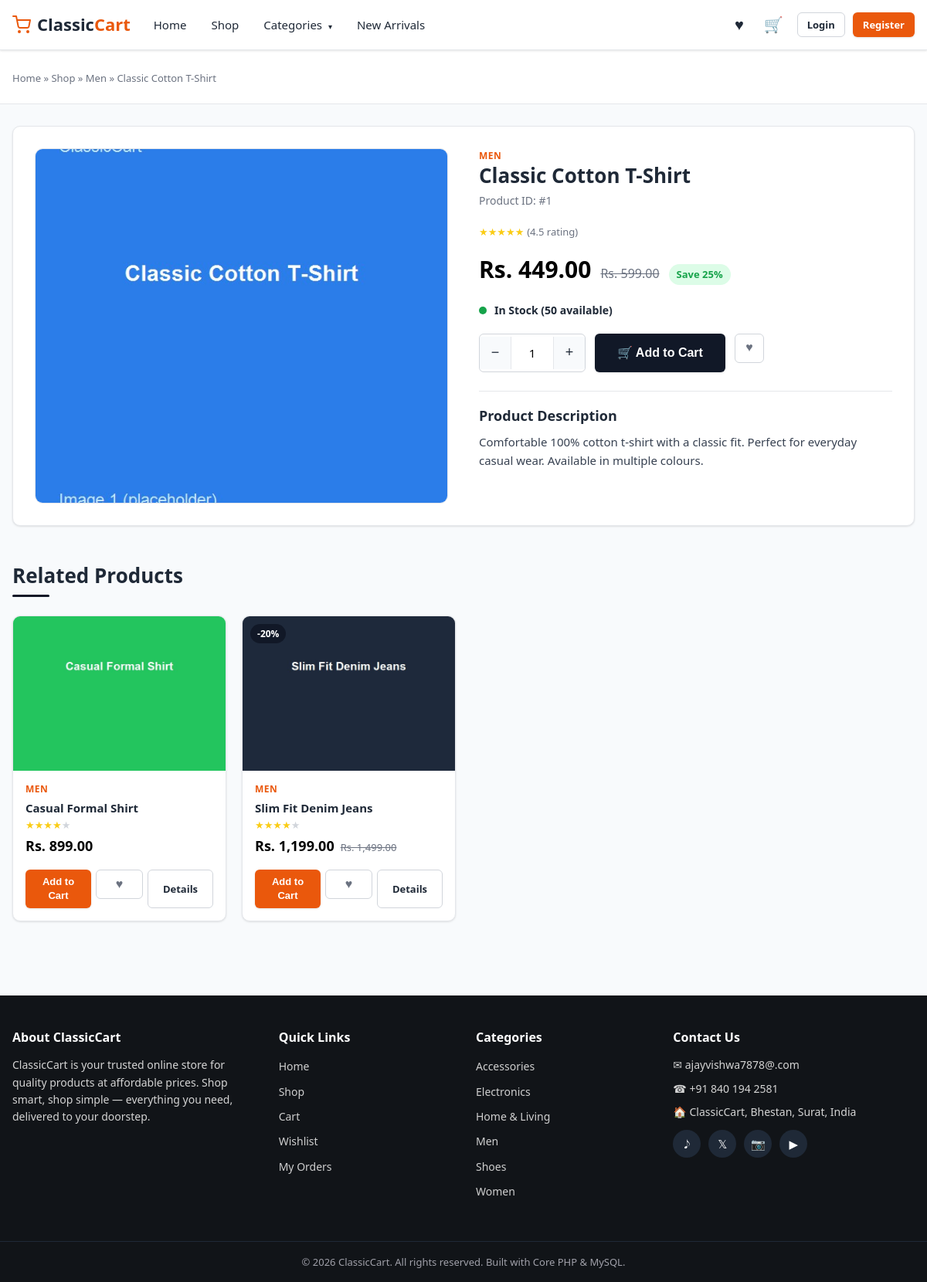
Screenshot of /product.php?id=1 with the database file from the repository.
### tables this page shows
CREATE TABLE `products` (
  `id` INT(11) NOT NULL AUTO_INCREMENT,
  `category_id` INT(11) NOT NULL,
  `name` VARCHAR(200) NOT NULL,
  `description` TEXT DEFAULT NULL,
  `price` DECIMAL(10,2) NOT NULL DEFAULT 0.00,
  `discount_price` DECIMAL(10,2) DEFAULT NULL,
  `stock` INT(11) NOT NULL DEFAULT 0,
  `image` VARCHAR(255) NOT NULL,
  `rating` DECIMAL(2,1) NOT NULL DEFAULT 0.0,
  `status` TINYINT(1) NOT NULL DEFAULT 1 COMMENT '1 = active, 0 = inactive',
  `created_at` TIMESTAMP NOT NULL DEFAULT CURRENT_TIMESTAMP,
  `updated_at` TIMESTAMP NOT NULL DEFAULT CURRENT_TIMESTAMP ON UPDATE CURRENT_TIMESTAMP,
  PRIMARY KEY (`id`),
  KEY `idx_product_category` (`category_id`),
  CONSTRAINT `fk_product_category` FOREIGN KEY (`category_id`) REFERENCES `categories` (`id`) ON DELETE RESTRICT ON UPDATE CASCADE
);

CREATE TABLE `categories` (
  `id` INT(11) NOT NULL AUTO_INCREMENT,
  `name` VARCHAR(100) NOT NULL,
  `image` VARCHAR(255) DEFAULT NULL,
  `description` TEXT DEFAULT NULL,
  `status` TINYINT(1) NOT NULL DEFAULT 1 COMMENT '1 = active, 0 = inactive',
  `created_at` TIMESTAMP NOT NULL DEFAULT CURRENT_TIMESTAMP,
  PRIMARY KEY (`id`),
  UNIQUE KEY `uq_category_name` (`name`)
);

### config/database.php (called while the page is built, shortened)
<?php
function db(): PDO
{
    static $pdo = null;
    if ($pdo === null) {
        try {
            $pdo = new PDO(
                'mysql:host=' . DB_HOST . ';dbname=' . DB_NAME . ';charset=utf8mb4',
                DB_USER,
                DB_PASS,
                array(
                    PDO::ATTR_ERRMODE            => PDO::ERRMODE_EXCEPTION,
                    PDO::ATTR_DEFAULT_FETCH_MODE => PDO::FETCH_ASSOC,
                    PDO::ATTR_EMULATE_PREPARES   => false,
                )
            );
        } catch (PDOException $e) {
            die('Database connection could not be established. Please check your configuration in config/database.php and make sure the database was imported.');
        }
    }
    return $pdo;
}

### product.php (the view, shortened to what this page needs)
<?php
$id = (int)($_GET['id'] ?? 0);
$product = get_product($id, true);
    ?>
    <?php
$inWishlist = false;
$stmt = db()->prepare(
    'SELECT p.*, c.name AS category_name
     FROM products p JOIN categories c ON c.id = p.category_id
     WHERE p.category_id = ? AND p.id != ? AND p.status = 1
     ORDER BY RAND() LIMIT 4'
);
$stmt->execute(array($product['category_id'], $product['id']));
$related = $stmt->fetchAll();
$percent    = discount_percent($product['price'], $product['discount_price']);
$outOfStock = ((int)$product['stock'] <= 0);
include 'includes/header.php';
?>
<section class="page-header">
    <div class="container">
        <div class="breadcrumb"><a href="index.php">Home</a> &raquo; <a href="shop.php">Shop</a> &raquo; <a href="shop.php?category=<?php echo (int)$product['category_id']; ?>"><?php echo e($product['category_name']); ?></a> &raquo; <?php echo e($product['name']); ?></div>
    </div>
</section>
<div class="container">
    <div class="card" style="padding:28px;">
        <div class="product-detail">
            <div class="product-gallery">
                <div class="main-image">
                    <img src="<?php echo e(product_image($product['image'])); ?>" alt="<?php echo e($product['name']); ?>">
                </div>
            </div>
            <div class="product-info">
                <div class="product-category"><?php echo e($product['category_name']); ?></div>
                <h1><?php echo e($product['name']); ?></h1>
                <div class="info-meta">
                    <span>Product ID: #<?php echo (int)$product['id']; ?></span>
                </div>
                <div class="info-rating">
                    <?php echo product_rating($product); ?>
                    <span class="text-muted" style="font-size:13px;">(<?php echo number_format((float)$product['rating'], 1); ?> rating)</span>
                </div>
                <div class="info-price">
                    <span class="now"><?php echo money($price); ?></span>
                    <?php if ($percent > 0) { ?>
                        <span class="was"><del><?php echo money($product['price']); ?></del></span>
                        <span class="save">Save <?php echo $percent; ?>%</span>
                    <?php } ?>
                </div>
                <div class="stock-indicator <?php echo $outOfStock ? 'out-stock' : (((int)$product['stock'] <= 10) ? 'low-stock' : 'in-stock'); ?>">
                    <span class="dot"></span>
                    <span class="text">
                        <?php if ($outOfStock) { ?>
                            Out of Stock
                        <?php } elseif ((int)$product['stock'] <= 10) { ?>
                            Only <?php echo (int)$product['stock']; ?> left in stock
                        <?php } else { ?>
                            In Stock (<?php echo (int)$product['stock']; ?> available)
                        <?php } ?>
                    </span>
                </div>
                <?php if (!$outOfStock) { ?>
                    <div class="product-actions-row">
                        <div class="qty-selector">
                            <button type="button" class="qty-minus">&minus;</button>
                            <input type="text" value="1" max="<?php echo (int)$product['stock']; ?>" readonly>
                            <button type="button" class="qty-plus">+</button>
                        </div>
                        <button type="button" class="btn btn-accent btn-lg add-to-cart" data-id="<?php echo (int)$product['id']; ?>">
                            &#128722; Add to Cart
                        </button>
                        <button type="button" class="btn btn-wishlist btn-lg wishlist-btn <?php echo $inWishlist ? 'active' : ''; ?>"
                            data-id="<?php echo (int)$product['id']; ?>"
                            title="<?php echo $inWishlist ? 'Remove from wishlist' : 'Add to wishlist'; ?>">&#9829;</button>
                    </div>
                <?php } ?>
                <div class="product-desc">
                    <h3>Product Description</h3>
                    <p><?php echo nl2br(e($product['description'])); ?></p>
                </div>
            </div>
        </div>
    </div>
    <?php if (!empty($related)) { ?>
        <section class="section" style="padding-bottom:0;">
            <div class="section-header">
                <h2 class="section-title">Related Products</h2>
            </div>
            <div class="product-grid">
                <?php foreach ($related as $product) { product_card($product); } ?>
            </div>
        </section>
    <?php } ?>
</div>
<?php include 'includes/footer.php'; ?>

### includes/functions.php (shortened to what this page needs)
<?php
require_once __DIR__ . '/../config/database.php';
function e(?string $value): string
{
    return htmlspecialchars((string)$value, ENT_QUOTES, 'UTF-8');
}
function money($amount): string
{
    return 'Rs. ' . number_format((float)$amount, 2);
}
function discount_percent($price, $discountPrice): int
{
    if ($discountPrice > 0 && (float)$price > 0 && (float)$price > (float)$discountPrice) {
        return (int)round(((float)$price - (float)$discountPrice) / (float)$price * 100);
    }
    return 0;
}
function base_url(): string
{
    $dir = str_replace('\\', '/', dirname($_SERVER['SCRIPT_NAME']));
    $dir = rtrim($dir, '/');
    return $dir;
}
function product_image(string $image): string
{
    return base_url() . '/uploads/products/' . rawurlencode($image);
}
function product_price(array $p): float
{
    return ($p['discount_price'] > 0) ? (float)$p['discount_price'] : (float)$p['price'];
}
function get_categories(bool $activeOnly = true): array
{
    $sql = 'SELECT c.*, (SELECT COUNT(*) FROM products p WHERE p.category_id = c.id AND p.status = 1) AS product_count
            FROM categories c';
    if ($activeOnly) {
        $sql .= ' WHERE c.status = 1';
    }
    $sql .= ' ORDER BY c.name';
    return db()->query($sql)->fetchAll();
}
function stars(float $rating): string
{
    $rating = max(0, min(5, (float)$rating));
    $html   = '<span class="rating-stars">';
    for ($i = 1; $i <= 5; $i++) {
        if ($rating >= $i) {
            $html .= '<span class="star full">&#9733;</span>';
        } elseif ($rating >= $i - 0.5) {
            $html .= '<span class="star half">&#9733;</span>';
        } else {
            $html .= '<span class="star empty">&#9733;</span>';
        }
    }
    $html .= '</span>';
    return $html;
}
function product_rating(array $p): string
{
    return stars((float)$p['rating']);
}
function product_card(array $p): void
{
    $price      = product_price($p);
    $percent    = discount_percent($p['price'], $p['discount_price']);
    $image      = product_image($p['image']);
    $outOfStock = ((int)$p['stock'] <= 0);
    ?>
    <div class="product-card">
        <a class="product-img-link" href="product.php?id=<?php echo (int)$p['id']; ?>">
            <div class="product-img">
                <img src="<?php echo e($image); ?>" alt="<?php echo e($p['name']); ?>" loading="lazy">
            </div>
        </a>
        <?php if ($percent > 0) { ?>
            <span class="discount-badge">-<?php echo (int)$percent; ?>%</span>
        <?php } ?>
        <div class="product-body">
            <div class="product-category"><?php echo e($p['category_name'] ?? ''); ?></div>
            <h3 class="product-name">
                <a href="product.php?id=<?php echo (int)$p['id']; ?>"><?php echo e($p['name']); ?></a>
            </h3>
            <?php echo product_rating($p); ?>
            <div class="product-price">
                <span class="price"><?php echo money($price); ?></span>
                <?php if ($percent > 0) { ?>
                    <del class="old-price"><?php echo money($p['price']); ?></del>
                <?php } ?>
            </div>
            <div class="product-actions">
                <button type="button" class="btn btn-primary btn-sm add-to-cart flex-fill"
                    data-id="<?php echo (int)$p['id']; ?>"
                    <?php echo $outOfStock ? 'disabled' : ''; ?>>
                    Add to Cart
                </button>
                <button type="button" class="btn btn-wishlist btn-sm wishlist-btn" data-id="<?php echo (int)$p['id']; ?>"
                    title="Add to wishlist">&#9829;</button>
                <a class="btn btn-outline btn-sm" href="product.php?id=<?php echo (int)$p['id']; ?>">Details</a>
            </div>
        </div>
    </div>
    <?php
}
function get_product(int $id, bool $activeOnly = true): ?array
{
    $sql = 'SELECT p.*, c.name AS category_name
            FROM products p
            JOIN categories c ON c.id = p.category_id
            WHERE p.id = ?';
    if ($activeOnly) {
        $sql .= ' AND p.status = 1';
    }
    $stmt = db()->prepare($sql);
    $stmt->execute(array($id));
    $product = $stmt->fetch();
    return $product ?: null;
}

### includes/footer.php (shortened to what this page needs)
<?php
$footerCategories = get_categories(true);
?>
</main>
<footer class="footer">
    <div class="container">
        <div class="footer-grid">
            <div class="footer-col">
                <h4>About ClassicCart</h4>
                <p>ClassicCart is your trusted online store for quality products at affordable prices.
                Shop smart, shop simple &mdash; everything you need, delivered to your doorstep.</p>
            </div>
            <div class="footer-col">
                <h4>Quick Links</h4>
                <ul>
                    <li><a href="index.php">Home</a></li>
                    <li><a href="shop.php">Shop</a></li>
                    <li><a href="cart.php">Cart</a></li>
                    <li><a href="wishlist.php">Wishlist</a></li>
                    <li><a href="orders.php">My Orders</a></li>
                </ul>
            </div>
            <div class="footer-col">
                <h4>Categories</h4>
                <ul>
                    <?php foreach ($footerCategories as $cat) { ?>
                        <li><a href="shop.php?category=<?php echo (int)$cat['id']; ?>"><?php echo e($cat['name']); ?></a></li>
                    <?php } ?>
                </ul>
            </div>
            <div class="footer-col">
                <h4>Contact Us</h4>
                <ul class="contact-list">
                    <li>&#9993; ajayvishwa7878@.com</li>
                    <li>&#9742; +91 840 194 2581</li>
                    <li>&#127968; ClassicCart, Bhestan, Surat, India</li>
                </ul>
                <div class="social-icons">
                    <a href="#" aria-label="Facebook">&#119136;</a>
                    <a href="#" aria-label="Twitter">&#120143;</a>
                    <a href="#" aria-label="Instagram">&#128247;</a>
                    <a href="#" aria-label="YouTube">&#9654;</a>
                </div>
            </div>
        </div>
    </div>
    <div class="footer-bottom">
        <div class="container">
            <p>&copy; <?php echo date('Y'); ?> ClassicCart. All rights reserved. Built with Core PHP &amp; MySQL.</p>
        </div>
    </div>
</footer>
</body>
</html>

### rows the page displays
products: category.name "Men", name "Classic Cotton T-Shirt", image (picture), category.name "MEN", id "1", rating "4.5", price "Rs. 599.00", percent "25", stock "50", description "Comfortable 100% cotton t-shirt with a classic fit. Perfect for everyday casual wear. Available in multiple colours."
products: image (picture), category.name "MEN", name "Casual Formal Shirt", price "Rs. 899.00"
products: image (picture), percent "20", category.name "MEN", name "Slim Fit Denim Jeans", price "Rs. 1,199.00", price "Rs. 1,499.00"
categories: name "Accessories"
categories: name "Electronics"
categories: name "Home & Living"
categories: name "Men"
categories: name "Shoes"
categories: name "Women"

### other values shown
money($price) "Rs. 449.00"
